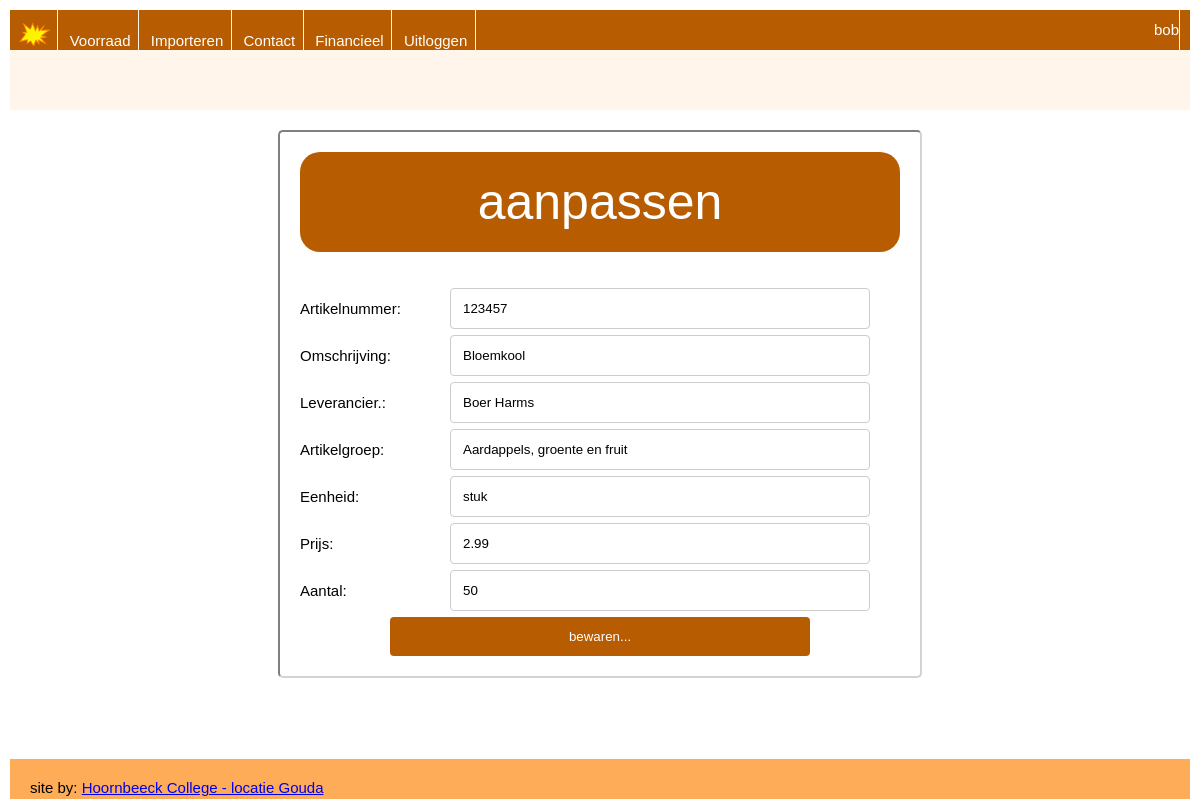
Screenshot of /product_edit.php?id=2 (signed in) with the database file from the repository.
### tables this page shows
CREATE TABLE `product` (
  `id` int(11) NOT NULL AUTO_INCREMENT,
  `artikelnummer` int(11) NOT NULL,
  `omschrijving` varchar(50) NOT NULL,
  `leverancier` varchar(50) NOT NULL,
  `artikelgroep` varchar(50) NOT NULL,
  `eenheid` varchar(10) NOT NULL,
  `prijs` decimal(5,2) NOT NULL,
  `aantal` int(11) NOT NULL,
  `create_time` timestamp NULL DEFAULT CURRENT_TIMESTAMP,
  `update_time` timestamp NULL DEFAULT CURRENT_TIMESTAMP ON UPDATE CURRENT_TIMESTAMP,
  PRIMARY KEY (`id`),
  UNIQUE KEY `artikelnummer_UNIQUE` (`artikelnummer`)
);

### product_edit.php (the view, shortened to what this page needs)
<?php
include 'inc/header.php';
echo '<header class="head">';
echo '</header>';
echo '<main class="main-content">';
echo '<div id="frmDetail">';
if (isset($_GET["id"])) {
    $productId=$_GET["id"];
}
else {
    echo 'Product niet gevonden...';
    header('refresh: 2; url=voorraad.php');
}
$qryProduct = "SELECT id, artikelnummer, omschrijving, leverancier, artikelgroep, eenheid, prijs, aantal
        FROM product
        WHERE id={$productId}";
$resultProduct = mysqli_query($dbconn, $qryProduct);
$product=mysqli_fetch_assoc($resultProduct);
?>
<div>
    <form action ="dataverwerken.php" method="POST" class="frmDetail">
    <div id="product_custum_label">aanpassen</div>
        <label for="fproductnr">Artikelnummer:</label>
        <input type="text" name="artikelnummer" value="<?php echo $product["artikelnummer"];?>" id="fproductnr">
        <label for="fproductomschrijving">Omschrijving:</label>
        <input type="text" name="omschrijving" value="<?php echo $product["omschrijving"];?>" id="fproductomschrijving">
        <label for="fLeverancier">Leverancier.:</label>
        <input type="text" name="leverancier" value="<?php echo $product["leverancier"];?>" id="fLeverancier">
        <label for="fArtikelgroep">Artikelgroep:</label>
        <input type="text" name="artikelgroep" value="<?php echo $product["artikelgroep"];?>" id="fArtikelgroep">
        <label for="fEenheid">Eenheid:</label>
        <input type="text" name="eenheid" value="<?php echo $product["eenheid"];?>" id="fEenheid">
        <label for="fPrijs">Prijs:</label>
        <input type="text" name="prijs" value="<?php echo $product["prijs"];?>" id="fPrijs">
        <label for="fAantal">Aantal:</label>
        <input type="text" name="aantal" value="<?php echo $product["aantal"];?>" id="fAantal">
        <div class="submitbtn">
            <input type="submit" name="submit" value="bewaren..." class="btnDetailSubmit">
        </div>
    </form>
</div>
<?php
echo '</div>';
echo '</main>';
include ("inc/footer.php");
?>

### css/nav.css (style rules this page uses)
:root { --primary0: rgba(183, 92, 0, 1); --primary1: rgba(254, 128, 0, 1); --primary2: rgba(255, 172, 88, 1); --primary3: rgba(255, 245, 235, 1); --primary4: rgba(255, 255, 255, 1); --hover: rgba(255, 245, 235, 1); }
body { margin: 0; padding: 0; font-size: 15px; font-family: heebo, verdana, sans-serif; background-color: var(--primary4); }

### css/style.css (style rules this page uses)
:root { --primary0: rgba(183, 92, 0, 1); --primary1: rgba(254, 128, 0, 1); --primary2: rgba(255, 172, 88, 1); --primary3: rgba(255, 245, 235, 1); --primary4: rgba(255, 255, 255, 1); --hover: rgba(255, 245, 235, 1); }
* { box-sizing: border-box; margin: 0; padding: 0; }
body { margin: 10px; }
.head { background-color: var(--primary3); padding: 10px; grid-area: head; display: flex; flex-direction: column; }
.main-content { background-color: var(--primary4); padding: 20px; grid-area: main; height: 100%; }
input[type=text], input[type=password] { width: 70%; padding: 12px; border: 1px solid #ccc; border-radius: 4px; resize: vertical; }
input[type=submit] { background-color: var(--primary0); color: white; width: 100%; padding: 12px 20px; border: none; border-radius: 4px; cursor: pointer; float: none; position: relative; }
#frmDetail>* { margin: auto; background-color: var(--primary4); border: lightgray inset 2px; border-radius: 5px; padding: 20px; }
#frmDetail { display: flex; height: 300px; }
.frmDetail { width: 600px; }
.frmDetail label { padding: 12px 5px 2px 0; display: flex; float: left; width: 25%; margin-top: 6px; }
.frmDetail input { float: left; width: 70%; margin-top: 6px; }
.submitbtn { width: 100%; display: flex; justify-content: center; }
#product_custum_label { background-color: var(--primary0); width: 100%; height: 100px; font-size: 50px; color: white; text-align: center; line-height: 100px; border-radius: 20px; margin-bottom: 30px; }

### rows the page displays
product: artikelnummer "123457", omschrijving "Bloemkool", leverancier "Boer Harms", artikelgroep "Aardappels, groente en fruit", eenheid "stuk", prijs "2.99", aantal "50"

### other values shown
$inlognaam "bob"
$arContactgegevens['developer'] "Hoornbeeck College - locatie Gouda"
